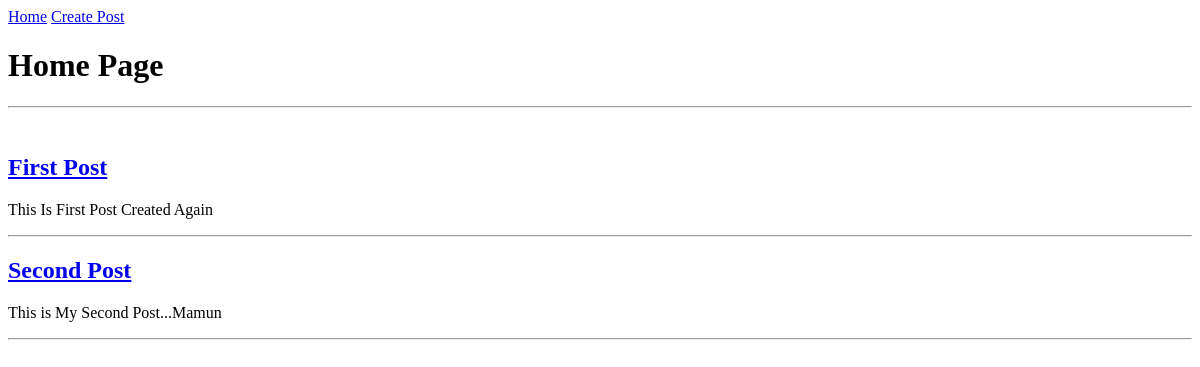
Before: / with the older database file.
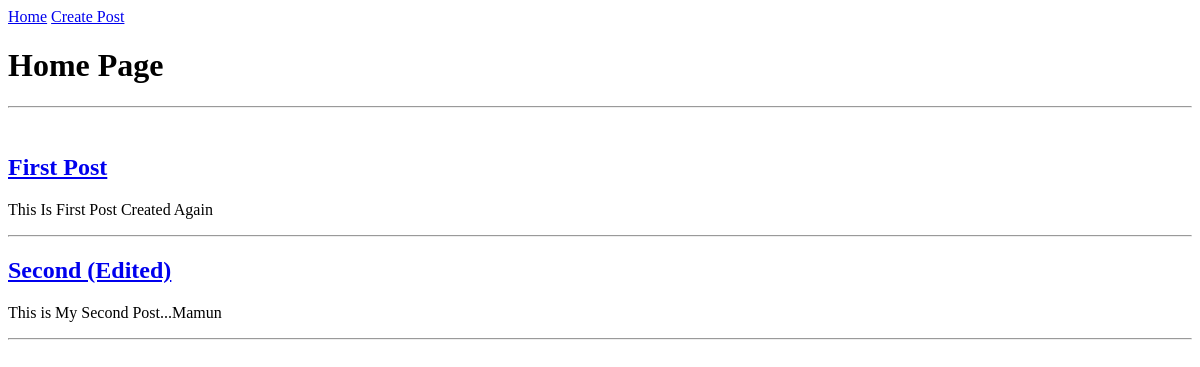
After: the same page with the newer database file.
### blog/models.py (models this page shows, shortened)
class Post(models.Model):
    title = models.CharField(max_length=100)
    body = models.TextField()
    author = models.ForeignKey(User, on_delete = models.CASCADE, null=True, blank=True)
    created = models.DateTimeField(auto_now_add=True)
    updated = models.DateTimeField(auto_now=True)
    class Meta:
        ordering = ["-created"]

### blog/views.py (the view)
# urls.py: path('', views.index, name="home"),
def index(request):
    posts = Post.objects.all()
    return render(request, "index.html", {"posts":posts})

### templates/index.html
{% extends 'base.html' %}
{% block content %}
<h1>Home Page</h1><hr><br>
{% for post in posts %}
<h2><a href="{% url 'post_detail'  post.id %}"> {{ post.title }}</a></h2>
<p>{{ post.body }}</p>
<hr>
{% endfor %}
{% endblock content %}

### templates/base.html (shortened to what this page needs)
<!DOCTYPE html>
<html lang="en">
<head>
</head>
<body>
    {% include 'navbar.html' %}
    {% block content %}
    {% endblock content %}
</body>
</html>

### templates/navbar.html
<nav>
    <a href="{% url 'home' %}">Home</a>
    <a href="{% url 'new_post' %}">Create Post</a>
</nav>

Changed rows visible on the page:
changed Post "This is My Second Post...Mamun": title "Second Post" → "Second (Edited)"
